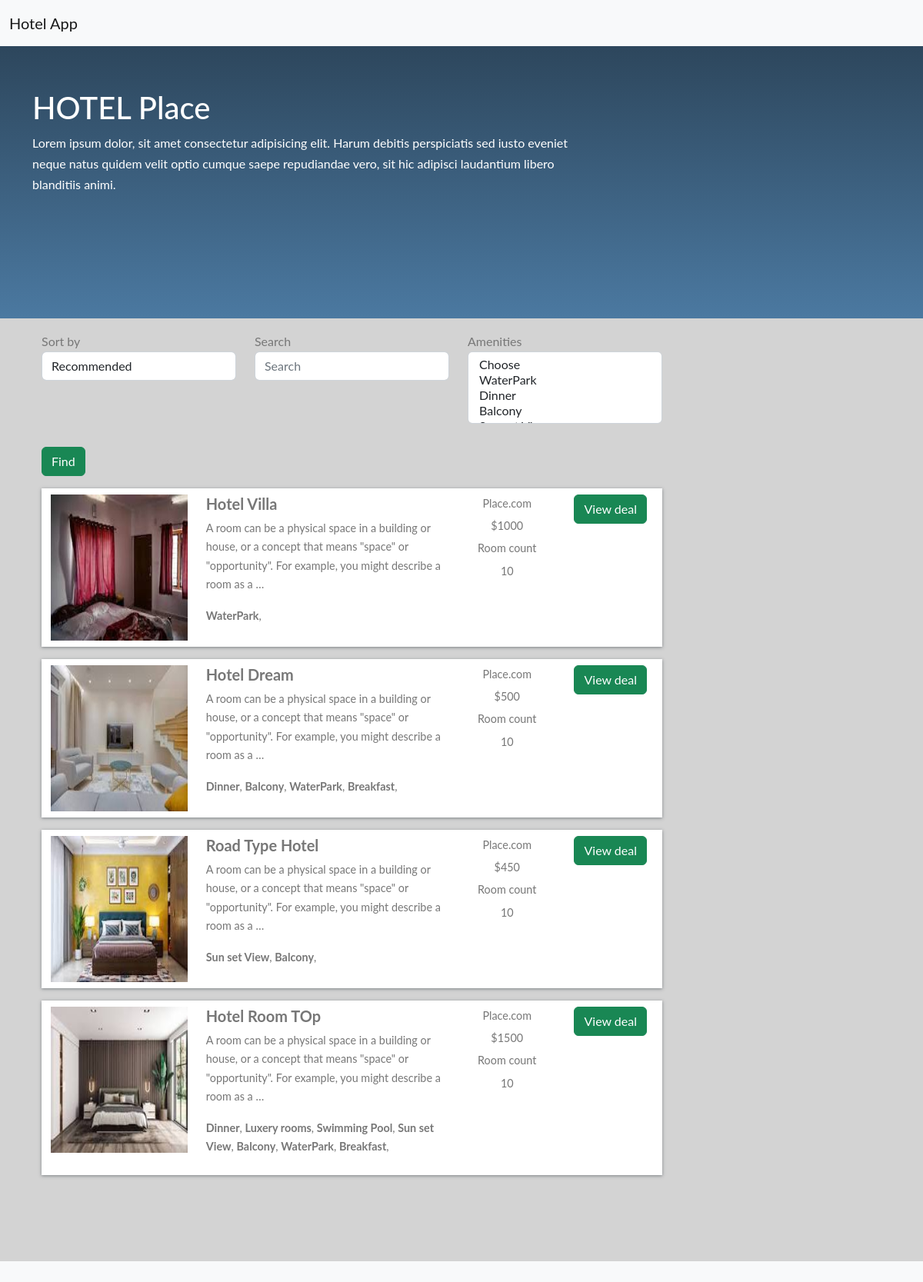
Screenshot of / (signed in) with the database file from the repository.
### Home/models.py (models this page shows, shortened)
class BaseModel(models.Model):
    uid=models.UUIDField(default=uuid.uuid4,editable=False,primary_key=True)
    created_at=models.DateField(auto_now_add=True)
    updated_at=models.DateField(auto_now_add=True)
    class Meta:
        abstract=True

class Hotel(BaseModel):
    hotel_name=models.CharField(max_length=100)
    hotel_price=models.IntegerField()
    description=models.TextField()
    amenities=models.ManyToManyField(Amenities)
    room_count=models.IntegerField(default=10)

class HotelImages(BaseModel):
    hotel= models.ForeignKey(Hotel ,related_name="images", on_delete=models.CASCADE)
    images = models.ImageField(upload_to="hotels")

class Amenities(BaseModel):
    amenities=models.CharField(max_length=100)

### Home/views.py (the view)
# urls.py: path('', home , name='home'),
@login_required(login_url='login')
def home(request):
    amenities_objs=Amenities.objects.all()
    hotels_objs=Hotel.objects.all()
    sort_by=request.GET.get("sort_by")
    search=request.GET.get("search")
    amni=request.GET.getlist("amenities")
    if sort_by:
        if sort_by=='ASC':
            hotels_objs=hotels_objs.order_by('hotel_price')
        elif sort_by=='DSC':
            hotels_objs=hotels_objs.order_by('-hotel_price')
    if search:
        hotels_objs=hotels_objs.filter(Q(hotel_name__icontains=search)|
                                       Q(description__icontains=search)|
                                       Q(amenities__amenities__icontains=search))
    if len(amni):
         hotels_objs=hotels_objs.filter(amenities__amenities__in=amni).distinct()
    context={"amenities_objs":amenities_objs,"hotels_objs":hotels_objs,"sort_by":sort_by}
    return render(request,'home.html',context)

### Home/Templates/home.html (shortened to what this page needs)
{% extends "base.html" %}
{%  block start %}
<section class="colorful jumbotron mb-0" role="banner">
    <nav class="navbar navbar-expand-lg justify-content-between navbar-dark" role="navigation">
        <div class="navbar-brand">
            <a href="index.html">Hotel Spoof
                <em>.</em>
            </a>
        </div>
    </nav>
    <div class="container hotels-container">
        <div class="row mt-2 justify-content-between">
            <div class="col-md-8 text-white align-self-center mb-2 p-4">
                <h1>HOTEL Place</h1>
                <span class=""> Lorem ipsum dolor, sit amet consectetur adipisicing elit. Harum debitis perspiciatis sed iusto
                    eveniet neque natus quidem velit optio cumque saepe repudiandae vero, sit hic adipisci laudantium libero blanditiis
                    animi.
                </span>
            </div>
        </div>
    </div>
</section>
<section class="search-container mb-5 pb-5">
    <div class="container">
        <div class="row">
            <div class="col-lg-9  px-4 mb-5">
                <form>
                <div class="row mt-3">
                    <div class="col-md-4">
                    <div class="form-inline">
                        <label class="" for="exampleFormControlSelect1">Sort by</label>
                        <select class="form-control" name="sort_by" id="exampleFormControlSelect1">
                            <option value="">Recommended</option>
                        </select>
                    </div>
                    </div>
                    <div class="col-md-4">
                        <div class="form-inline">
                            <label class="" for="exampleFormControlSelect1">Search</label>
                            <input name="search" class="form-control" value="{{search}}" placeholder="Search">
                        </div>
                    </div>
                    <div class="col-md-4">
                        <div class="form-inline">
                           <label class="" for="exampleFormControlSelect1">Amenities</label>
                            <select name="amenities" class="form-control" multiple>
                            <option value="">Choose</option>
                            {% for amenities_obj in amenities_objs %}
                            <option {% if amenities_obj.amenities in amenities  %} selected {%endif%}value="{{amenities_obj.amenities}}">{{amenities_obj.amenities}}</option>
                                {% endfor %}
                        </select>
                        </div>
                    </div>
                    <div class="col-md-4">
                            <button style="margin-top: 30px;" type="submit" class="btn btn-success">Find</button>
                        </div>
                </div>
                </form>
                {% for hotels_obj in hotels_objs %}
                <div class="row search-card-result">
                    <div class="col-md-3">
                    <a href="/hotel-detail/{{hotels_obj.uid}}">
                        <img class="img-fluid" src="/media/{{hotels_obj.images.first.images}}" alt="Card image cap">
                    </a></div>
                    <div class="col-md-5">
                        <h5>{{hotels_obj.hotel_name}}</h5>
                        <p>
                            {{hotels_obj.description|truncatechars:150}}
                        </p>
                        <p>
                            {%for amenitie in hotels_obj.amenities.all %}
                            <b>{{amenitie.amenities}}</b>,
                            {% endfor %}
                        </p>
                    </div>
                    <div class="col-md-2 border-left text-center more-offers">
                        <p>Place.com</p>
                        <p>${{hotels_obj.hotel_price}}</p>
                        <p>Room count</p>
                        <p>{{hotels_obj.room_count}}</p>
                    </div>
                    <div class="col-md-2 border-left text-center more-offers">
                        <div class="btn btn-success">View deal </div>
                    </div>
                </div>
                {% endfor %}
            </div>
        </div>
    </div>
</section>
{% endblock %}

### Home/Templates/base.html (shortened to what this page needs)
<!doctype html>
<html lang="en">
  <head>
    <link href="https://cdn.jsdelivr.net/npm/bootstrap@5.2.0-beta1/dist/css/bootstrap.min.css" rel="stylesheet">
</head>
  <body class="bg-light">
<nav class="navbar fixed-top bg-light">
  <div class="container-fluid">
    <a class="navbar-brand" href="/">Hotel App</a>
  </div>
</nav>
      {% block start %}
      {% endblock %}
  </body>
</html>

### Home/Templates/base.html (style rules this page uses)
body { font-family: "Lato", Arial, sans-serif; font-weight: 400; font-size: 16px; line-height: 1.7; background: #fff; color: #777; }
nav { margin-bottom: 1rem; }
nav a { color: white; -webkit-transition: 0.5s; -o-transition: 0.5s; transition: 0.5s; }
.colorful { background: #4b79a1; background: -webkit-linear-gradient(to bottom, #283e51, #4b79a1); background: linear-gradient(to bottom, #283e51, #4b79a1); border-radius: 0px; padding: 0px 0 1rem 0 !important; }
.hotels-container { padding: 0.5rem 0 7rem 0; }
.search-container { background: #d3d3d3; }
.search-card-result { box-shadow: 0px 1px 4px rgba(41, 51, 57, 0.5); margin: 1rem 0; padding: 0.5rem 0; background-color: #fff; }
.search-card-result img { height: 190px; }
.search-card-result h5 { font-style: 1.1rem; font-weight: 700; }
.search-card-result p { font-size: 0.9rem; }
.search-card-result .more-offers p { margin-bottom: 0.3rem; }

### rows the page displays
Hotel: images.first.images (picture), hotel_name "Hotel Villa", description "A room can be a physical space in a building or house, or a concept that means \"space\" or \"opportunity\". For example, you might describe a room as a …", hotel_price "1000", room_count "10"
Amenities: amenities "WaterPark"
Hotel: images.first.images (picture), hotel_name "Hotel Dream", description "A room can be a physical space in a building or house, or a concept that means \"space\" or \"opportunity\". For example, you might describe a room as a …", hotel_price "500", room_count "10"
Amenities: amenities "Dinner"
Amenities: amenities "Balcony"
Amenities: amenities "Breakfast"
Hotel: images.first.images (picture), hotel_name "Road Type Hotel", description "A room can be a physical space in a building or house, or a concept that means \"space\" or \"opportunity\". For example, you might describe a room as a …", hotel_price "450", room_count "10"
Amenities: amenities "Sun set View"
Hotel: images.first.images (picture), hotel_name "Hotel Room TOp", description "A room can be a physical space in a building or house, or a concept that means \"space\" or \"opportunity\". For example, you might describe a room as a …", hotel_price "1500", room_count "10"
Amenities: amenities "Luxery rooms"
Amenities: amenities "Swimming Pool"
